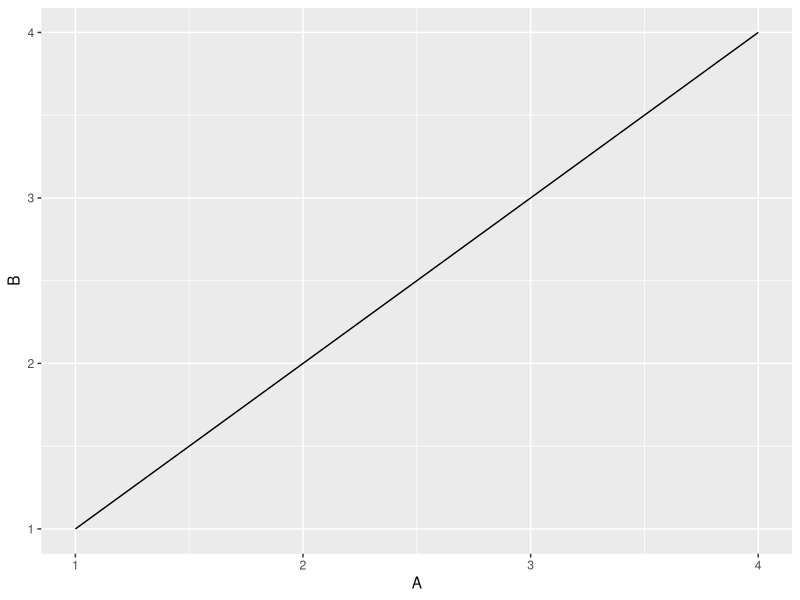

This chart was generated by the following R code:
## ---- chunk 1
knitr::opts_chunk$set(echo = FALSE)
## ---- chunk 2
library(tidyverse)
library(lubridate)
library(knitr)
## ---- chunk 3
# Load packages
library(dplyr)
library(ggplot2)

# Create data frame
simple_ex <-
  data_frame(
    A = c(1, 2, 3, 4),
    B = c(1, 2, 3, 4),
    C = c(3, 2, 1, 2),
    D = c("a", "a", "b", "b")
  )
## ---- chunk 4
ggplot(data=simple_ex, aes(x=A, y=B)) + 
  geom_line()
